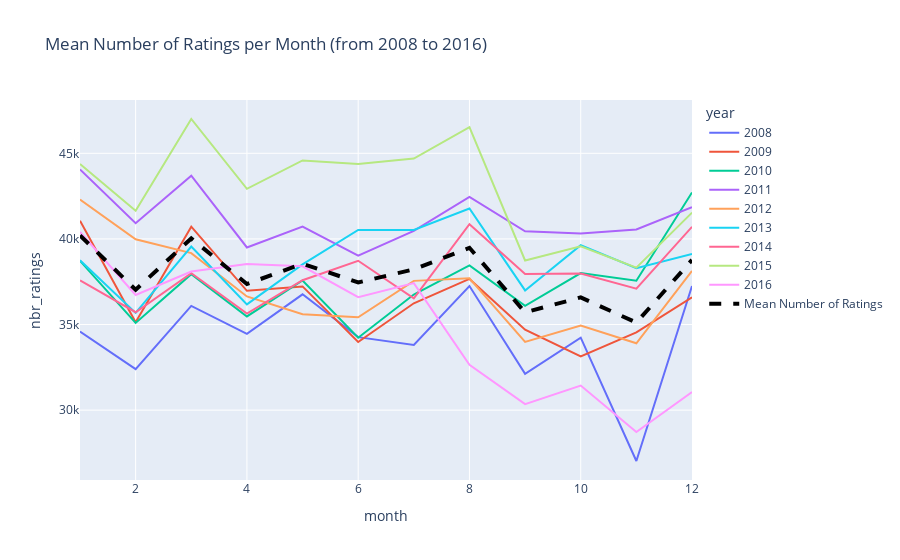

Notebook cell for this chart:
### Markdown cell above
Let's observe the average ratings per month from 2008 to 2016.

### Code cell
# Create a new dataframe with the number of ratings per year_month
year_month_ratings_count_df = pd.DataFrame({'year_month': year_month_ratings_count.index, 'nbr_ratings': year_month_ratings_count.values})

# Create column year and month
year_month_ratings_count_df['year'] = year_month_ratings_count_df['year_month'].dt.year
year_month_ratings_count_df['month'] = year_month_ratings_count_df['year_month'].dt.month

# Keep only rows where the year is greater than 2011 and less than 2017 
year_month_ratings_count_filtered = year_month_ratings_count_df[(year_month_ratings_count_df.year >= 2008) & (year_month_ratings_count_df.year < 2017)]

# Compute the mean number of ratings per month
mean_ratings_per_month = year_month_ratings_count_filtered.groupby('month')['nbr_ratings'].mean().reset_index(name='mean_nbr_ratings')

# Plot with plotly the mean number of ratings per month
fig = px.line(year_month_ratings_count_filtered, x='month', y='nbr_ratings', color='year', title='Mean Number of Ratings per Month (from 2008 to 2016)')
fig.add_trace(go.Scatter(x=year_month_ratings_count_filtered.month, y=mean_ratings_per_month.mean_nbr_ratings, mode='lines', name='Mean Number of Ratings', line=dict(color='black', dash='dash', width=4)))

fig.show()

### Figure 1 — Plotly figure (JSON) as saved in the notebook; plotly's stock layout.template omitted (floating-point values rounded to 4 significant figures)
{"data": [{"hovertemplate": "year=2008<br>month=%{x}<br>nbr_ratings=%{y}<extra></extra>", "legendgroup": "2008", "line": {"color": "#636efa", "dash": "solid"}, "marker": {"symbol": "circle"}, "mode": "lines", "name": "2008", "orientation": "v", "showlegend": true, "type": "scatter", "x": [1, 2, 3, 4, 5, 6, 7, 8, 9, 10, 11, 12], "xaxis": "x", "y": [34593, 32398, 36089, 34451, 36764, 34264, 33802, 37247, 32124, 34235, 27029, 37254], "yaxis": "y"}, {"hovertemplate": "year=2009<br>month=%{x}<br>nbr_ratings=%{y}<extra></extra>", "legendgroup": "2009", "line": {"color": "#EF553B", "dash": "solid"}, "marker": {"symbol": "circle"}, "mode": "lines", "name": "2009", "orientation": "v", "showlegend": true, "type": "scatter", "x": [1, 2, 3, 4, 5, 6, 7, 8, 9, 10, 11, 12], "xaxis": "x", "y": [41066, 35136, 40716, 36968, 37226, 33980, 36240, 37665, 34699, 33137, 34539, 36594], "yaxis": "y"}, {"hovertemplate": "year=2010<br>month=%{x}<br>nbr_ratings=%{y}<extra></extra>", "legendgroup": "2010", "line": {"color": "#00cc96", "dash": "solid"}, "marker": {"symbol": "circle"}, "mode": "lines", "name": "2010", "orientation": "v", "showlegend": true, "type": "scatter", "x": [1, 2, 3, 4, 5, 6, 7, 8, 9, 10, 11, 12], "xaxis": "x", "y": [38722, 35091, 37943, 35471, 37573, 34226, 36752, 38450, 36096, 38002, 37560, 42714], "yaxis": "y"}, {"hovertemplate": "year=2011<br>month=%{x}<br>nbr_ratings=%{y}<extra></extra>", "legendgroup": "2011", "line": {"color": "#ab63fa", "dash": "solid"}, "marker": {"symbol": "circle"}, "mode": "lines", "name": "2011", "orientation": "v", "showlegend": true, "type": "scatter", "x": [1, 2, 3, 4, 5, 6, 7, 8, 9, 10, 11, 12], "xaxis": "x", "y": [44057, 40914, 43693, 39500, 40721, 39024, 40475, 42447, 40441, 40318, 40548, 41852], "yaxis": "y"}, {"hovertemplate": "year=2012<br>month=%{x}<br>nbr_ratings=%{y}<extra></extra>", "legendgroup": "2012", "line": {"color": "#FFA15A", "dash": "solid"}, "marker": {"symbol": "circle"}, "mode": "lines", "name": "2012", "orientation": "v", "showlegend": true, "type": "scatter", "x": [1, 2, 3, 4, 5, 6, 7, 8, 9, 10, 11, 12], "xaxis": "x", "y": [42302, 39981, 39171, 36639, 35600, 35419, 37550, 37701, 33982, 34941, 33903, 38128], "yaxis": "y"}, {"hovertemplate": "year=2013<br>month=%{x}<br>nbr_ratings=%{y}<extra></extra>", "legendgroup": "2013", "line": {"color": "#19d3f3", "dash": "solid"}, "marker": {"symbol": "circle"}, "mode": "lines", "name": "2013", "orientation": "v", "showlegend": true, "type": "scatter", "x": [1, 2, 3, 4, 5, 6, 7, 8, 9, 10, 11, 12], "xaxis": "x", "y": [38752, 35681, 39551, 36174, 38511, 40520, 40527, 41778, 36992, 39633, 38285, 39118], "yaxis": "y"}, {"hovertemplate": "year=2014<br>month=%{x}<br>nbr_ratings=%{y}<extra></extra>", "legendgroup": "2014", "line": {"color": "#FF6692", "dash": "solid"}, "marker": {"symbol": "circle"}, "mode": "lines", "name": "2014", "orientation": "v", "showlegend": true, "type": "scatter", "x": [1, 2, 3, 4, 5, 6, 7, 8, 9, 10, 11, 12], "xaxis": "x", "y": [37577, 35719, 38002, 35638, 37587, 38724, 36532, 40863, 37953, 37984, 37090, 40708], "yaxis": "y"}, {"hovertemplate": "year=2015<br>month=%{x}<br>nbr_ratings=%{y}<extra></extra>", "legendgroup": "2015", "line": {"color": "#B6E880", "dash": "solid"}, "marker": {"symbol": "circle"}, "mode": "lines", "name": "2015", "orientation": "v", "showlegend": true, "type": "scatter", "x": [1, 2, 3, 4, 5, 6, 7, 8, 9, 10, 11, 12], "xaxis": "x", "y": [44376, 41650, 47004, 42924, 44583, 44383, 44696, 46530, 38741, 39565, 38323, 41538], "yaxis": "y"}, {"hovertemplate": "year=2016<br>month=%{x}<br>nbr_ratings=%{y}<extra></extra>", "legendgroup": "2016", "line": {"color": "#FF97FF", "dash": "solid"}, "marker": {"symbol": "circle"}, "mode": "lines", "name": "2016", "orientation": "v", "showlegend": true, "type": "scatter", "x": [1, 2, 3, 4, 5, 6, 7, 8, 9, 10, 11, 12], "xaxis": "x", "y": [40407, 36725, 38097, 38532, 38403, 36596, 37418, 32653, 30351, 31438, 28725, 31056], "yaxis": "y"}, {"line": {"color": "black", "dash": "dash", "width": 4}, "mode": "lines", "name": "Mean Number of Ratings", "type": "scatter", "x": [1, 2, 3, 4, 5, 6, 7, 8, 9, 10, 11, 12, 1, 2, 3, 4, 5, 6, 7, 8, 9, 10, 11, 12, 1, 2, 3, 4, 5, 6, 7, 8, 9, 10, 11, 12, 1, 2, 3, 4, 5, 6, 7, 8, 9, 10, 11, 12, 1, 2, 3, 4, 5, 6, 7, 8, 9, 10, 11, 12, 1, 2, 3, 4, 5, 6, 7, 8, 9, 10, 11, 12, 1, 2, 3, 4, 5, 6, 7, 8, 9, 10, 11, 12, 1, 2, 3, 4, 5, 6, 7, 8, 9, 10, 11, 12, 1, 2, 3, 4, 5, 6, 7, 8, 9, 10, 11, 12], "y": [40210.0, 37030.0, 40030.0, 37370.0, 38552, 37460.0, 38220.0, 39480.0, 35710.0, 36580.0, 35110.0, 38770.0]}], "layout": {"legend": {"title": {"text": "year"}, "tracegroupgap": 0}, "title": {"text": "Mean Number of Ratings per Month (from 2008 to 2016)"}, "xaxis": {"anchor": "y", "domain": [0, 1], "title": {"text": "month"}}, "yaxis": {"anchor": "x", "domain": [0, 1], "title": {"text": "nbr_ratings"}}}}
